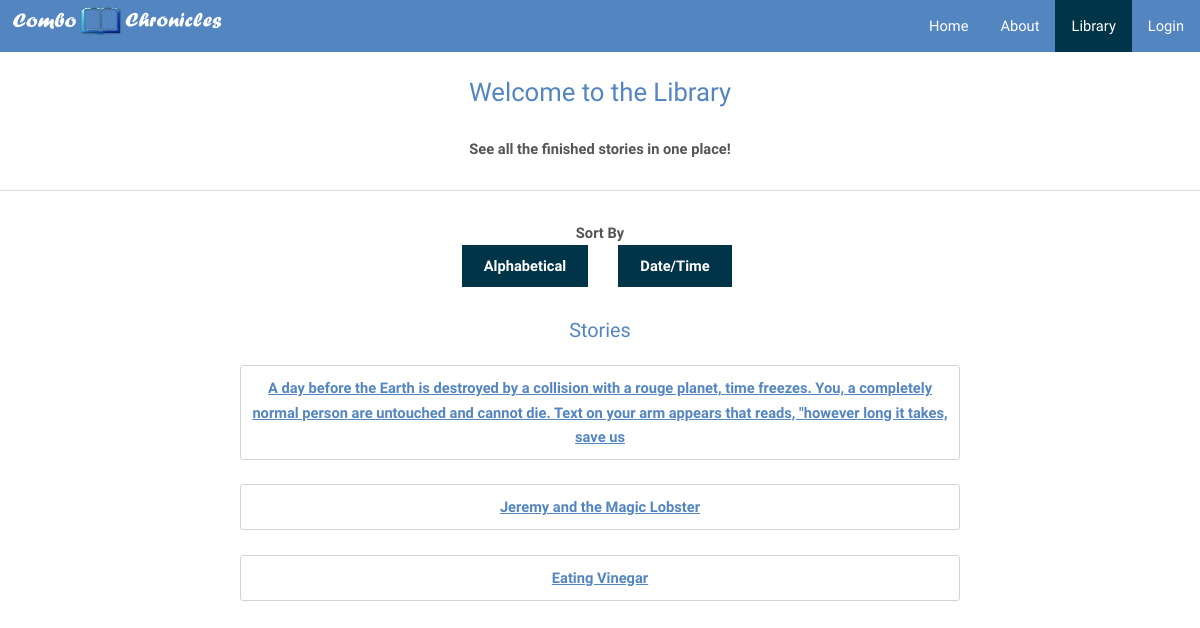
/library/, run on the app's committed database.
### tables this page shows
CREATE TABLE stories (storyid INTEGER PRIMARY KEY, title TEXT NOT NULL);

### app.py (the view)
@app.route("/library/", methods=['GET','POST'])
def library():
	return render_template('library.html', title = "Library", stories = functions.libraryStoriesDict())

### functions.py (called while the page is built)
def returnFinished(sortOrder):
	db = sql.connect(STORIES)
	c1 = db.cursor()
	c2 = db.cursor()
	stories = c1.execute("SELECT DISTINCT storyid FROM entries ORDER BY ? ASC" , (sortOrder,))
	storyList = []
	for story in stories:
		l = list(c2.execute("SELECT * FROM entries WHERE entries.storyid == ?" , story))
		if len(l) >= 10:
			storyList.append(story[0])
	return storyList

def libraryStoriesDict():
	db = sql.connect(STORIES)
	c = db.cursor()
	tup = tuple(returnFinished('storyid'))
	if len(tup) == 1:
		strtup = str(tup).replace(",","")
	else:
		strtup = str(tup)
	timeStories = "SELECT * FROM stories WHERE storyid in " + strtup + "ORDER BY storyid ASC"
	list = c.execute(timeStories)
       	storyDict = []
	for i in list:
		storyDict.append(i)
	return storyDict

### templates/library.html (shortened to what this page needs)
{% extends "index.html" %}
{% block libact %}class="active"{% endblock %}
{% block content %}
	<center>
	<h2>Welcome to the Library</h2>
		<b>See all the finished stories in one place!</b>
		<hr>
	<b>Sort By</b>
	<section>
    <div id="one">
    <form action = "/library/alpha" method = "POST">
	    <input type="submit" name = "sort" value = "Alphabetical">
	</form>
    </div>
    <div id="two">
    <form action = "/library/time" method = "POST">
	    <input type="submit" name = "sort" value = "Date/Time">
	</form>
    </div>
	</section>
	</center>
	{% if mode != 0 %}
				<br>
                <br>
                <center>
                <h3> Stories </h3>
                {%for story in stories%}
                <a href="/story/{{story[0]}}/{{story[1]}}">
                	<div class="libstory_wrapper">
                		{{story[1]}}
                	</div>
                </a>
                <br>
                {%endfor%}
                </center>
	{% endif %}
{% endblock %}

### static/stylesheets/index.css (style rules this page uses)
body { margin:0; }
section { width: 25%; margin: auto; padding: 10px; }
div#one { width: 50%; float: left; }
div#two { width: 50%; float: right; }
.libstory_wrapper { width: 60%; border: thin solid lightgray; padding: 10px; border-radius: 3px; text-decoration: none; font-weight: bold; }
html, body, div, span, applet, object, iframe, h1, h2, h3, h4, h5, h6, p, blockquote, pre, a, abbr, acronym, address, big, cite, code, del, dfn, em, img, ins, kbd, q, s, samp, small, strike, strong, sub, sup, tt, var, b, u, i, center, dl, dt, dd, ol, ul, li, fieldset, form, label, legend, table, caption, tbody, tfoot, thead, tr, th, td, article, aside, canvas, details, embed, figure, figcaption, footer, header, hgroup, menu, nav, output, ruby, section, summary, time, mark, audio, video { margin: 0; padding: 0; border: 0; font-size: 100%; font: inherit; vertical-align: baseline; }
article, aside, details, figcaption, figure, footer, header, hgroup, menu, nav, section { display: block; }
body { line-height: 1; }
body { -webkit-text-size-adjust: none; }
*, *:before, *:after { -moz-box-sizing: border-box; -webkit-box-sizing: border-box; box-sizing: border-box; }
body { -ms-overflow-style: scrollbar; }
body { background: #fff; }
body, input, select, textarea { color: #9a9a9a; font-family: "Raleway", Arial, Helvetica, sans-serif; font-size: 13pt; font-weight: 300; line-height: 1.65; }
@media screen and (max-width: 1680px) { body, input, select, textarea { font-size: 11pt; } }
@media screen and (max-width: 1280px) { body, input, select, textarea { font-size: 11pt; } }
a { color: #5385c1; text-decoration: underline; }
strong, b { color: #555; font-weight: 600; }
h1, h2, h3, h4, h5, h6 { color: #5385c1; font-weight: 300; line-height: 1.5; margin: 0 0 1em 0; }
h2 { font-size: 1.75em; font-weight: 100; }
h3 { font-size: 1.35em; }
hr { border: 0; border-bottom: solid 1px #dbdbdb; margin: 2em 0; }
form { margin: 0 0 2em 0; }
input[type="submit"], input[type="reset"], input[type="button"], button, .button { -moz-appearance: none; -webkit-appearance: none; -ms-appearance: none; appearance: none; -moz-transition: background-color 0.2s ease-in-out, color 0.2s ease-in-out; -webkit-transition: background-color 0.2s ease-in-out, color 0.2s ease-in-out; -ms-transition: background-color 0.2s ease-in-out, color 0.2s ease-in-out; transition: background-color 0.2s ease-in-out, color 0.2s ease-in-out; background-color: #003449; border-radius: 0; border: 0; color: #ffffff !important; cursor: pointer; display: inline-block; font-weight: 600; height: 2.85em; line-height: 2.95em; padding: 0 1.5em; text-align: center; text-decoration: none; white-space: nowrap; }

### data on the page
stories: title "A day before the Earth is destroyed by a collision with a rouge planet, time freezes. You, a completely normal person are untouched and cannot die. Text on your arm appears that reads, \"however long it takes, save us"
stories: title "Jeremy and the Magic Lobster"
stories: title "Eating Vinegar"
